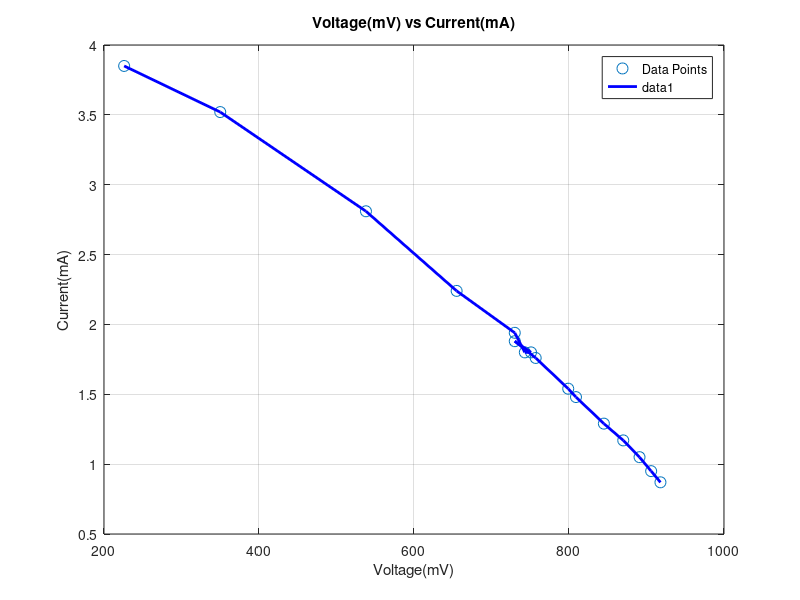

The MATLAB source for this figure:
% Data points
X = [0.226,0.35,0.538,0.655,0.730,0.743,0.751,0.730,0.757,0.799,0.809,0.845,0.870,0.891,0.906,0.918]; %Add all voltage(V) values
Y = [3.85,3.52,2.81,2.24,1.94,1.8,1.8,1.88,1.76,1.54,1.48,1.29,1.17,1.05,0.95,0.87]; %Add all current(mA) values
X = X.*1000;%change into mV

% Plot the data points and the line of best fit
figure;
plot(X, Y, 'o', 'MarkerSize', 8, 'DisplayName', 'Data Points'); % Original data points
hold on;
plot(X,Y, '-b', 'LineWidth', 2); % Best fit line
grid on;
xlabel('Voltage(mV)');
ylabel('Current(mA)');
title('Voltage(mV) vs Current(mA)');
legend show;